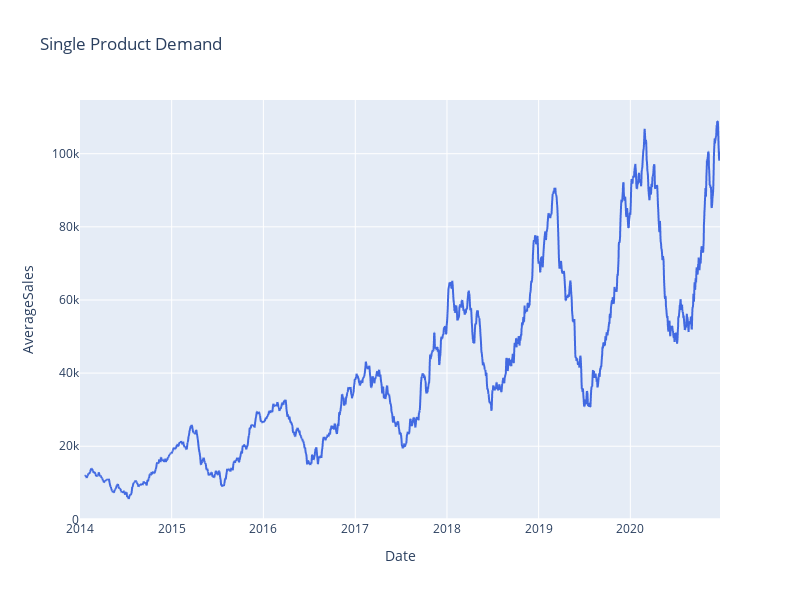

Here is the notebook cell this chart was saved with:
### Code cell
df["AverageSales"] = df["Sales"].rolling(window=20).mean()
fig = px.line(df, x="Date", y="AverageSales", title='Single Product Demand', width=800, height=600, labels="Raw")
fig.update_traces(line_color='#4169E1')
fig.show()

### Figure 1 — Plotly figure (JSON) as saved in the notebook; plotly's stock layout.template omitted (floating-point values rounded to 4 significant figures; data arrays with more than 128 entries replaced by an {"elided": "..."} marker saying what was removed)
{"data": [{"hovertemplate": "Date=%{x}<br>AverageSales=%{y}<extra></extra>", "legendgroup": "", "line": {"color": "#4169E1", "dash": "solid"}, "mode": "lines", "name": "", "showlegend": false, "type": "scattergl", "x": {"elided": "2547 str values"}, "xaxis": "x", "y": {"elided": "2547 float values"}, "yaxis": "y"}], "layout": {"height": 600, "legend": {"tracegroupgap": 0}, "title": {"text": "Single Product Demand"}, "width": 800, "xaxis": {"anchor": "y", "autorange": true, "domain": [0, 1], "range": ["2014-01-01", "2020-12-23"], "title": {"text": "Date"}, "type": "date"}, "yaxis": {"anchor": "x", "autorange": true, "domain": [0, 1], "range": [-172.6, 114700.0], "title": {"text": "AverageSales"}, "type": "linear"}}}
